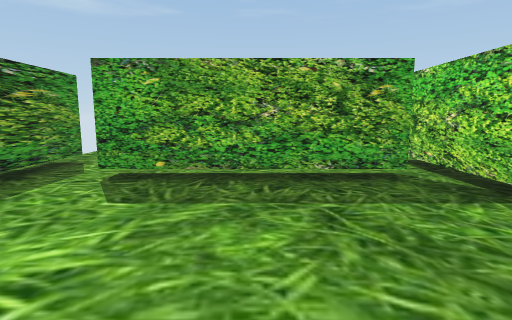
view 1 (above)

16 first-person views from a walk through a 3-D level made in the Unity game engine. The camera is 0.58 m above the floor, tilts 8° down and sees 80° across. The floor is counted in squares, 0.5 m on a side. Each view is taken from the middle of a square. On the plan, view 1 faces up. The plan holds only what a view shows up to about 13 squares ahead; the rest is blank. The player character is not drawn.

view 2
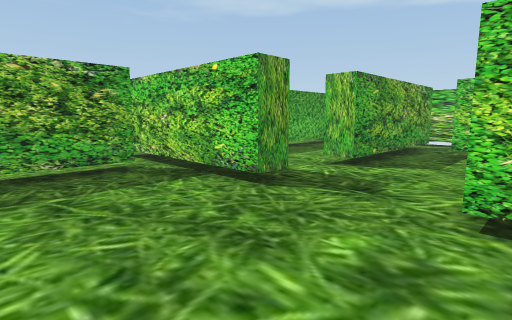

view 3
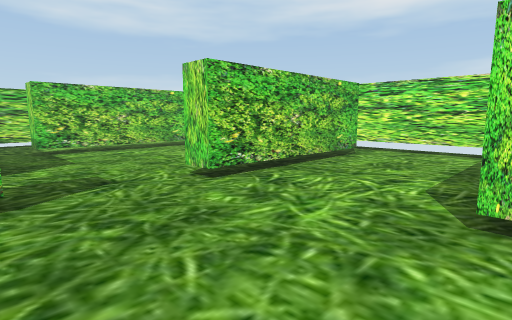

view 4
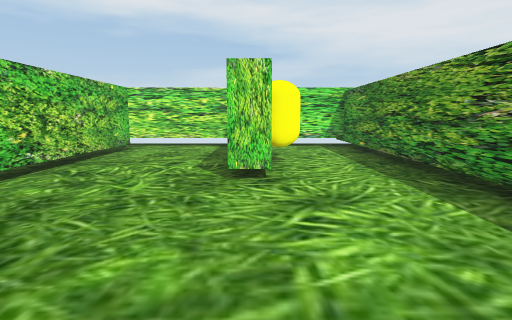

view 5
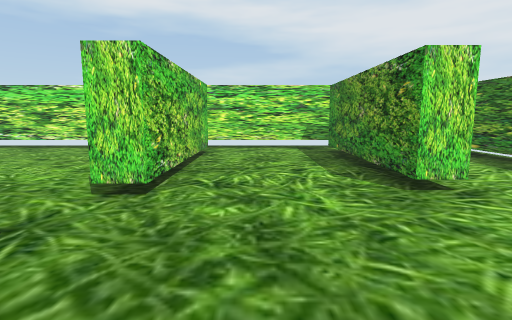

view 6
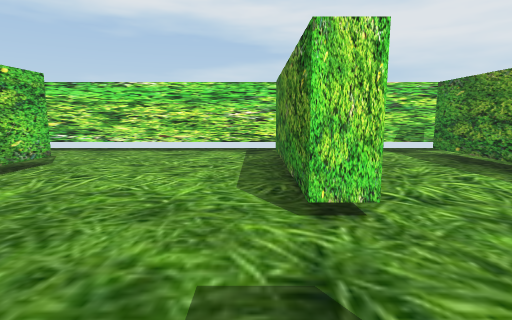

view 7
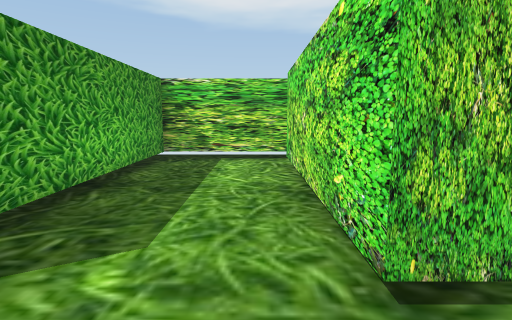

view 8
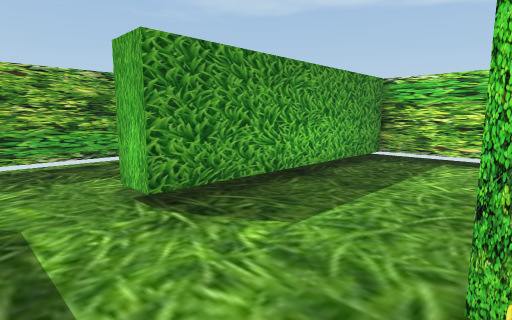

view 9
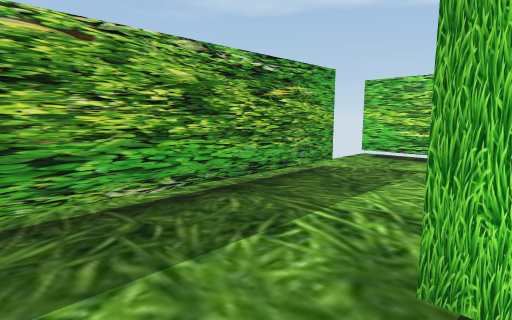

view 10
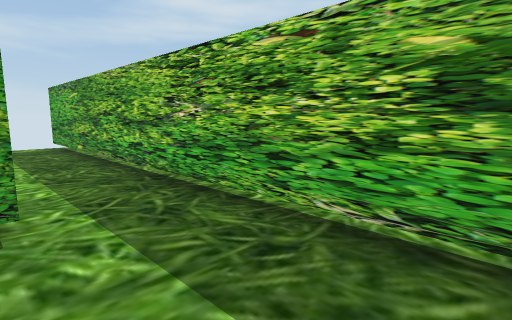

view 11
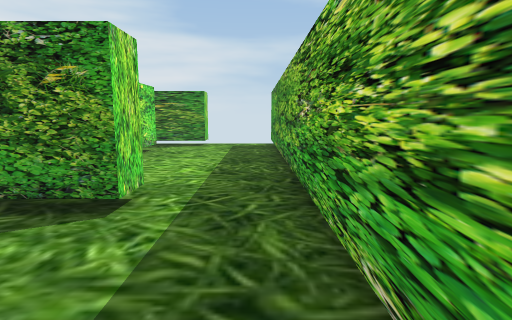

view 12
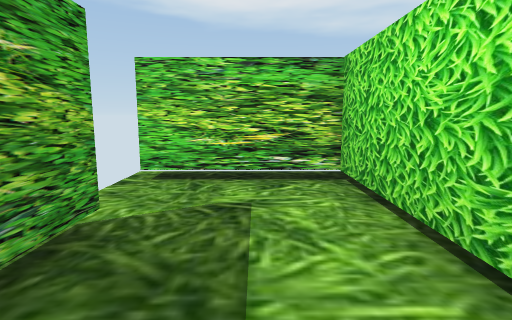

view 13
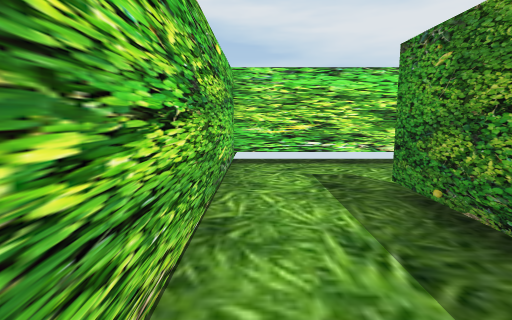

view 14
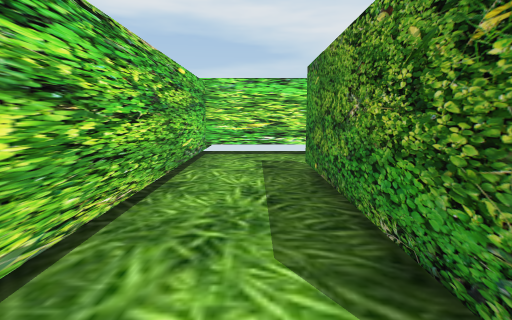

view 15
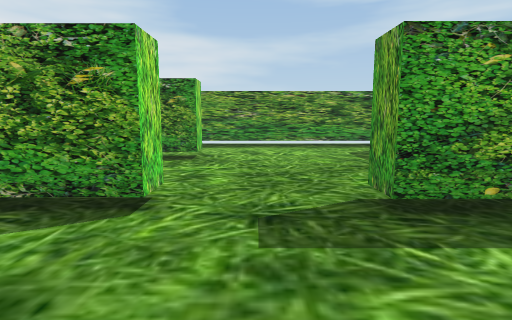

view 16
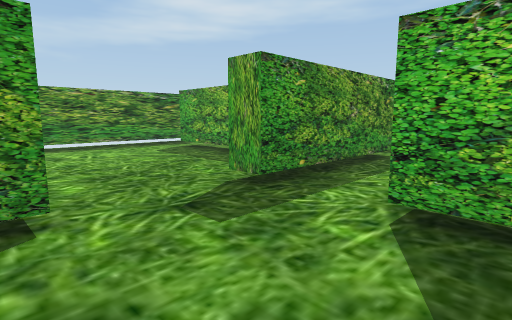

### Floor plan
Key: @ floor where view 1 was taken; # wall or solid block; x gap in a wall; . floor; T thing the floor can be seen under or through.
Columns run from 5 left of view 1 to 14 right of it. Each row starts with its distance up from view 1.
 11 x################..x
 10 ...................#
  9 ...................#
  8 #........#.........#
  7 #........#..########
  6 #..TTTTTx#.........#
  5 #........#.........#
  4 #........#.........#
  3 #........#..######.#
  2 #..................#
  1 #..............##..#
  0 #....@.........##..#
 -1 #...#....#.....##..#
 -2 #...#....#.....##..#
 -3 #...#....#.....##..#
 -4 #...#....#.....##..#
 -5 #...#....#.........#
 -6 #...#....#.........#
 -7 #..................#
 -8 ####################

Where each view was taken, in squares from view 1:
view 1: 0 up, 0 right, facing up
view 2: 1 down, 0 right, facing up-right
view 3: 3 up, 1 left, facing down-right
view 4: 5 up, 1 left, facing down
view 5: 4 up, 2 right, facing down
view 6: 3 up, 5 right, facing down
view 7: 4 up, 5 right, facing right
view 8: 3 up, 5 right, facing up-right
view 9: 7 up, 5 right, facing up-right
view 10: 8 up, 8 right, facing up-left
view 11: 10 up, 8 right, facing left
view 12: 9 up, 8 right, facing right
view 13: 0 up, 13 right, facing down
view 14: 2 up, 12 right, facing down
view 15: 1 up, 8 right, facing left
view 16: 1 down, 8 right, facing up-left
